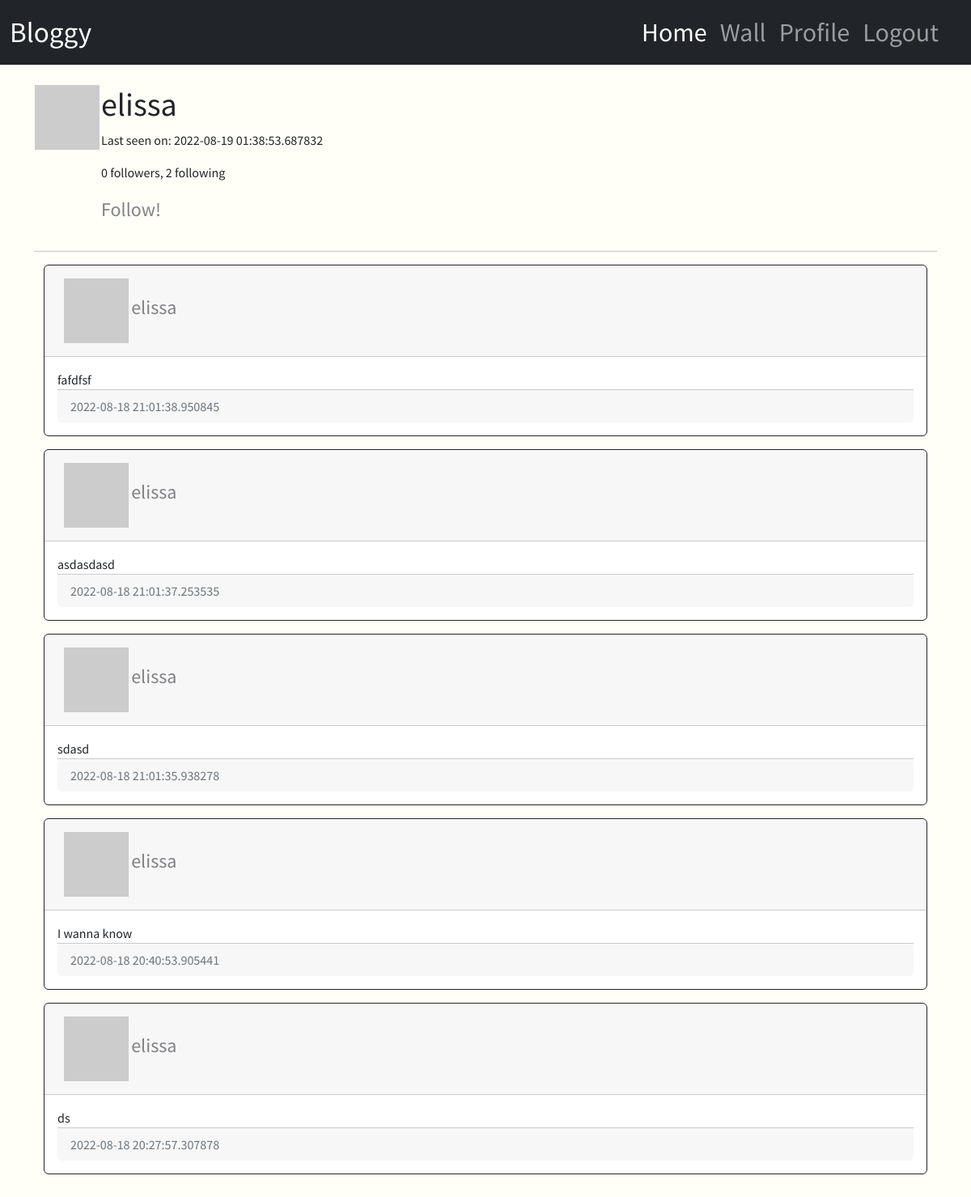
Screenshot of /user/elissa (signed in) with the database file from the repository.
### app/models.py (models this page shows, shortened)
class User(UserMixin, db.Model):
    id = db.Column(db.Integer, primary_key=True)
    username = db.Column(db.String(64), index=True, unique=True)
    email = db.Column(db.String(120), index=True, unique=True)
    password_hash = db.Column(db.String(120))
    posts = db.relationship('Post', backref='author', lazy='dynamic')
    about_me = db.Column(db.String(128))
    last_seen = db.Column(db.DateTime, default=datetime.utcnow)
    followed = db.relationship(
        'User', secondary=followers,
        primaryjoin=(followers.c.follower_id == id),
        secondaryjoin=(followers.c.followed_id == id),
        backref= db.backref('followers', lazy='dynamic'), lazy='dynamic'
    )
    def avatar(self, size):
        digest = md5(self.email.lower().encode('utf-8')).hexdigest()
        return 'https://www.gravatar.com/avatar/{}?d=identicon&s={}'.format(digest, size)
    def following(self, user):
        return self.followed.filter(
            followers.c.followed_id == user.id
        ).count() > 0

class Post(db.Model):
    id = db.Column(db.Integer, primary_key=True)
    body = db.Column(db.String(255))
    timestamp = db.Column(db.DateTime, index= True, default=datetime.utcnow)
    user_id = db.Column(db.Integer, db.ForeignKey('user.id', ondelete="CASCADE"), nullable=False)

### app/routes.py (the view)
@app.route('/user/<username>')
@login_required
def user(username):
    user = User.query.filter_by(username=username).first_or_404()
    posts = user.posts.order_by(Post.timestamp.desc()).all()
    return render_template('user.html', user=user, posts=posts)

### app/models.py (called while the page is built)
@login.user_loader
def load_user(id):
    return User.query.get(int(id))

### app/routes.py (called while the page is built)
@app.before_request
def before_request():
    if current_user.is_authenticated:
        current_user.last_seen = datetime.utcnow()
        db.session.commit()

### app/templates/user.html (shortened to what this page needs)
{% extends "base.html" %}
{% block extraheader %}
<link rel="stylesheet" href="{{ url_for('static', filename='css/user.css') }}">
{% endblock extraheader %}
{% block content %}
<table>
    <tr valign="top">
        <td><img src="{{ user.avatar(128) }}" alt="user-profile-image"></td>
        <td>
            <h1>{{ user.username }}</h1>
            {% if user.last_seen %}<p>Last seen on: {{ user.last_seen }}</p>{% endif %}
            <p>{{ user.followers.count() }} followers, {{ user.followed.count() }} following</p>
            {% if user == current_user %}
            <p><a href="{{ url_for('edit_profile') }}"> Edit Your Profile!</a></p>
            {% elif not current_user.following(user) %}
            <p><a href="{{ url_for('follow', username=user.username) }}">Follow!</a></p>
            {% else %}
            <p><a href="{{ url_for('unfollow', username=user.username ) }}">Unfollow</a></p>
            {% endif %}
        </td>
    </tr>
</table>
    <hr>
    {% for post in posts %}
        {% include "_post.html" %}
    {% endfor %}
{% endblock %}

### app/templates/_post.html (shortened to what this page needs)
{% block extraheader %}
<link rel="stylesheet" href="{{ url_for('static', filename='css/_post.css') }}">
{% endblock extraheader %}
{% block content %}
    <div id="posts" class="container">
            <div class="card border-dark mb-3">
                <div class="card-header d-flex align-items-center justify-content-between">
                    <div class="col-md-4 p-2">
                    <img src="{{ post.author.avatar(48) }}" alt="user-profile-image">
                    <a href="{{ url_for('user', username=post.author.username) }}">
                        {{ post.author.username }}
                    </a>
                    </div>
                    <div class="col-md-4 ms-auto p-2 text-end">
                    </div>
                </div>
                <div class="card-body">
                    <div class="card-text">
                        {{ post.body }}
                    </div>
                    <div class="card-footer text-muted">
                        {{ post.timestamp }}
                    </div>
                </div>
            </div>
    </div>
{% endblock %}

### app/static/css/style.css (style rules this page uses)
body { overflow-x: hidden; font-family: 'Source Sans Pro', sans-serif; }
body { background-size: cover; background-repeat: no-repeat; background-position: center; height: 1000vh; width: 100%; background-color:#FFFFF7; }

### app/static/css/_post.css (style rules this page uses)
a { text-decoration: none; font-size: 1.5rem; color: #818286; }

### rows the page displays
User: username "elissa", last_seen "2022-08-19 01:38:53.687832"
Post: author.username "elissa", body "fafdfsf", timestamp "2022-08-18 21:01:38.950845"
Post: author.username "elissa", body "asdasdasd", timestamp "2022-08-18 21:01:37.253535"
Post: author.username "elissa", body "sdasd", timestamp "2022-08-18 21:01:35.938278"
Post: author.username "elissa", body "I wanna know", timestamp "2022-08-18 20:40:53.905441"
Post: author.username "elissa", body "ds", timestamp "2022-08-18 20:27:57.307878"

### other values shown
{{ user.followers.count() }} "0"
{{ user.followed.count() }} "2"
